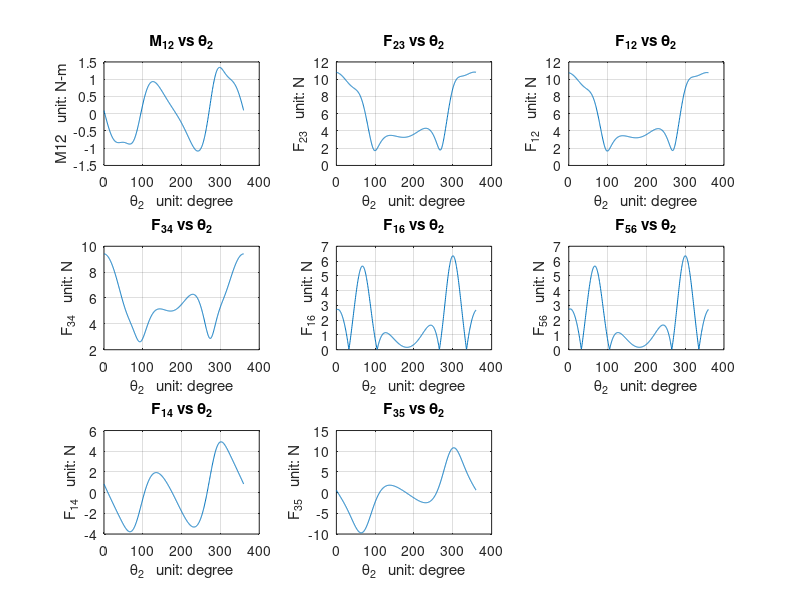
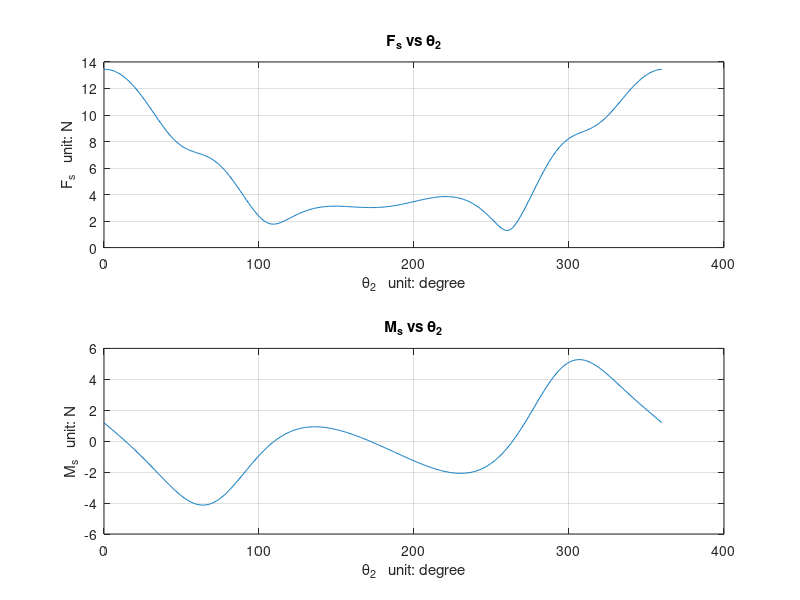

The MATLAB source for these figures, in order:
%% Project Skeleton Code

clear; clc; close all;

%% Part 2 - Force and Moment Calculation

%%initial parameter: unit: m, degree, rad/sec
r1 = 0.084; 
r2 = 0.36;
r3 = 1.2;
r6 = 0.6;
m2 = 0.07634;
m6 = 0.12723;
m3 = 0.25447;
m4 = 5;
m5 = 5;
b2 = r2/2;
b6 = r6/2;
b3 = r3/2;

M12_list = [];
theta2_list = [];
Fs_list = [];  % shaking force
Fs_alpha = []; % direction of a shaking force
Ms_list =[]; % Shaking moment
%Forces list
F23_list = [];
F12_list = [];
F34_list = [];
F16_list = [];
F56_list = [];
F14_list = [];
N35_list = [];
%angles list
F12_alpha = [];
F23_alpha = [];
F34_alpha = [];
F16_alpha = [];
F56_alpha = [];

for theta2 = 0:0.01:2*pi

dtheta2 = 2;
ddtheta2 = 0; 

%% Part 1- Calculations for kinematic variables, caculated based on loop closure eqn

%equations for kinematic values
theta3 = pi - asin((r2.*sin(theta2)-r1)./r3);
r4 = r2.*cos(theta2) - r3.*cos(theta3);
theta5 = theta3; % eqn 15
theta6 = pi - asin((r1.*cos(theta5)-r4.*sin(theta5))./r6) + theta5; %eqn 18
r5 = (r6.*cos(theta6)-r4)./cos(theta5);

%% Take time derivative of loop eqn (d/dt) 
% and solve them for dtheta3, dtheta5 & dr6
% and the same for the second derivatives. 
% add r5dot, theta6dot, r5 double dot, theta6 double dot

% First derivates of r4 and theta 3
dtheta3 = (r2.*dtheta2.*cos(theta2))./(r3.*cos(theta3));
dr4 = (r2.*dtheta2.*sin(theta3 - theta2))./cos(theta3);

% Second derivates of r4 and theta 3
ddtheta3 = ((r3.*(dtheta3.^2).*sin(theta3))-(r2.*(dtheta2.^2).*sin(theta2)))./(r3.*cos(theta3));
ddr4 = (r3.*ddtheta3.*sin(theta3)) + (r3.*(dtheta3.^2).*cos(theta3)) - (r2.*(dtheta2.^2).*cos(theta2));

% First derivatives of r5 and theta 6
dtheta5 = dtheta3;
dtheta6 = ((r5.*dtheta5)-dr4.*sin(theta5))./(r6.*cos(theta5-theta6));
dr5 = ((r6.*dtheta6.*cos(theta6))-(r5.*dtheta5.*cos(theta5)))./(sin(theta5));

% Second derivatives of r5 and theta 6
ddtheta5 = ddtheta3;
ddtheta6 = ((-ddr4.*sin(theta5))+(2.*dr5.*dtheta5)+(r5.*ddtheta5)-(r6.*(dtheta6.^2).*sin(theta5-theta6)))./(r6.*cos(theta5-theta6));
ddr5 = (((-2.*dr5.*dtheta5-r5.*ddtheta5).*cos(theta5))+(r5.*(dtheta5.^2).*sin(theta5))+(r6.*ddtheta6.*cos(theta6))-(r6.*(dtheta6.^2).*sin(theta6)))./(sin(theta5));

a_coriolis = abs((2.*(r6.*dtheta6.*cos(theta6)-r5.*(dtheta5).*cos(theta5)).*(r2.*dtheta2.*cos(theta2)))./(r3.*cos(theta3).*sin(theta5)));

%given parameters

beta3 = 2*pi-theta3;
dbeta3 = -1*theta3;
ddbeta3 = -1*ddtheta3;

%inertias
inertiaG3 = (1/12)*m3.*r3.^2;
inertiaA2 = (1/3)*m2.*r2.^2;
inertiaA6 = (1/3)*m6.*r6.^2;

%shortcuts
rGC = r5 - b3;
rGB = r3./2;
rDG = r3./2;
%trig substitutions for the A matrix
A33 = -r2.*sin(theta2);
A43 = r2.*cos(theta2);
A134 = -sin(beta3);
A135 = -cos(beta3);
A36 = rGB.*sin(beta3);
A46 = rGB.*cos(beta3);
A1311 = sin(beta3);
A1312 = cos(beta3);
A136 = rGC.*((sin(beta3)).^2)+(cos(beta3)).^2*rGC;
A66 = -rDG.*cos(beta3);
A56 = -rDG.*sin(beta3);
A99 = -r6.*sin(theta6);
A109 = r6.*(cos(theta6));

%accelerations for forces
ag2x = b2.*-(dtheta2.^2).*cos(theta2);
ag2y = b2.*-(dtheta2.^2).*sin(theta2);

ag3x = (b3.*-(dbeta3.^2).*cos(2*pi - beta3)) + ag2x;
ag3y = (b3.*(ddbeta3).*sin(2*pi - beta3)) + ag2y; 

ag6x = b6.*(-ddtheta6.*sin(theta6)-(dtheta6.^2).*cos(theta6));
ag6y = b6.*(ddtheta6.*cos(theta6)-(dtheta6.^2).*sin(theta6));

ag4x = ddr4;
ag4y = 0;

ag5x = ag6x.*2;
ag5y = ag6y.*2;

% and so on    

    B = [m2.*ag2x;
        m2.*ag2y;
        0;
        m3.*ag3x;
        m3.*ag3y;
        inertiaG3.*ddtheta3; % wtf
        m6.*ag6x;
        m6.*ag6y;
        inertiaA6.*ddtheta6;
        -m4.*ag4x;
        -m5.*ag5x;
        -m5.*ag5y;
        0;
    ];
    
    A = [
    -1, 0, 1, 0, 0, 0, 0, 0, 0, 0, 0, 0, 0;
    0, -1, 0, 1, 0, 0, 0, 0, 0, 0, 0, 0, 0;
    0, 0, A33, A43, 0, 0, 0, 0, 0, 0, 0, 1, 0;
    0, 0, -1, 0, -1, 0, 0, 0, 0, 0, 0, 0, A134;
    0, 0, 0, -1, 0, -1, 0, 0, 0, 0, 0, 0, A135;
    0, 0, A36, A46, A56, A66, 0, 0, 0, 0, 0, 0, A136;
    0, 0, 0, 0, 0, 0, -1, 0, 1, 0, 0, 0, 0;
    0, 0, 0, 0, 0, 0, 0, -1, 0, 1, 0, 0, 0;
    0, 0, 0, 0, 0, 0, 0, 0, A99, A109, 0, 0, 0;
    0, 0, 0, 0, 1, 0, 0, 0, 0, 0, 0, 0, 0;
    0, 0, 0, 0, 0, 0, 0, 0, -1, 0, 0, 0, A1311;
    0, 0, 0, 0, 0, 0, 0, 0, 0, -1, 0, 0, A1312;
    0, 0, 0, 0, 0, 1, 0, 0, 0, 0, -1, 0, 0;
    ];

    x = A\B; % Ax = B, solution for x; note that in MATLAB: A\B = B/A
    
    
    % M12:
    M12 = x(12);
    M12_list = [M12_list; M12];
    
    F12x = x(1);
    F12y = x(2);
    F23x = x(3);
    F23y = x(4);
    F34x = x(5);
    F34y = x(6);
    F16x = x(7);
    F16y = x(8);
    F56x = x(9);
    F56y = x(10);
    F14y = x(11);
    N35 = x(13);
    Fsx = F12x + F16x;
    Fsy = F14y + F12y + F16y;
    Ms = -M12 + F14y.*r4;

    
    % Magnitudes of all forces: 
    % Atan is defined on [-pi/2; pi/2]. 
    % This if clause will help to adjust the value of the angle 
    % to its true value:	
    F23_list = [F23_list; sqrt(F23x.^2+F23y.^2)];
    F12_list = [F12_list; sqrt(F12x.^2+F12y.^2)];
    F34_list = [F34_list; sqrt(F34x.^2+F34y.^2)];
    F16_list = [F16_list; sqrt(F16x.^2+F16y.^2)];
    F56_list = [F56_list; sqrt(F56x.^2+F56y.^2)];
    F14_list = [F14_list; F14y];
    N35_list = [N35_list; N35];
    Fs_list = [Fs_list; sqrt(Fsx.^2+Fsy.^2)];
    Ms_list = [Ms_list; Ms];


    % Directions of all forces:   
    %F23
    fx = F23x;
    fy = F23y;
    alpha_23 = atan(fy/fx);
    if fx < 0
        alpha_23 = alpha_23 + pi;
    end 
    F23_alpha = [F23_alpha; alpha_23];

    %F12
    fx = F12x;
    fy = F12y;
    alpha_12 = atan2(fy, fx);
    if fx < 0
        alpha_12 = alpha_12 + pi;
    end 
    F12_alpha = [F12_alpha; alpha_12];

    %F34
    fx = F34x;
    fy = F34y;
    alpha_34 = atan(fx\fy);
    if fx < 0
        alpha_34 = alpha_34 + pi;
    end 
    F34_alpha = [F34_alpha; alpha_34];

    %F16
    fx = F16x;
    fy = F16y;
    alpha_16 = atan(fx\fy);
    if fx < 0
        alpha_16 = alpha_16 + pi;
    end 
    F16_alpha = [F16_alpha; alpha_16];

    %F56
    fx = F56x;
    fy = F56y;
    alpha_56 = atan(fx\fy);
    if fx < 0
        alpha_56 = alpha_56 + pi;
    end 
    F56_alpha = [F56_alpha; alpha_56];

    %Fs
    fx = Fsx;
    fy = Fsy;
    alpha_s = atan(fx\fy);
    if fx < 0
        alpha_s = alpha_s + pi;
    end 
    Fs_alpha = [Fs_alpha; alpha_s];

  
    % Collecting the values of theta2:
    theta2_list = [theta2_list; theta2];
     
    
    
end


% Regular and Polar plots:
% Might have to transpose the Force vectors for polar plot. Do so if needed
% Polar plot only works with radians so will have to do it accordingly
%M12_list = M12_list(:);

%Regular Plots
%M12 Regular
subplot(3,3,1);
plot(theta2_list.*(180/pi), M12_list)
grid on;
title('M_{12} vs \theta_2')
xlabel('\theta_2   unit: degree')
ylabel('M12   unit: N-m')
hold on;

%F23 Regular
subplot(3,3,2);
plot(theta2_list.*(180/pi),F23_list)
grid on;
title('F_{23} vs \theta_2')
xlabel('\theta_2   unit: degree')
ylabel('F_{23}   unit: N')
hold on;

%F12 Regular
subplot(3,3,3);
plot(theta2_list.*(180/pi), F12_list)
grid on;
title('F_{12} vs \theta_2')
xlabel('\theta_2   unit: degree')
ylabel('F_{12}   unit: N')
hold on;

%F34 Regular
subplot(3,3,4);
plot(theta2_list.*(180/pi), F34_list)
grid on;
title('F_{34} vs \theta_2')
xlabel('\theta_2   unit: degree')
ylabel('F_{34}   unit: N')
hold on;

%F16 Regular
subplot(3,3,5);
plot(theta2_list.*(180/pi), F16_list)
grid on;
title('F_{16} vs \theta_2')
xlabel('\theta_2   unit: degree')
ylabel('F_{16}   unit: N')
hold on;

%F56 Regular
subplot(3,3,6);
plot(theta2_list.*(180/pi), F56_list)
grid on;
title('F_{56} vs \theta_2')
xlabel('\theta_2   unit: degree')
ylabel('F_{56}   unit: N')
hold on;

%F14 Regular
subplot(3,3,7);
plot(theta2_list.*(180/pi), F14_list)
grid on;
title('F_{14} vs \theta_2')
xlabel('\theta_2   unit: degree')
ylabel('F_{14}   unit: N')
hold on;

%F35 Regular
subplot(3,3,8);
plot(theta2_list.*(180/pi), N35_list)
grid on;
title('F_{35} vs \theta_2')
xlabel('\theta_2   unit: degree')
ylabel('F_{35}   unit: N')
hold on

%shaking moment and forces
figure(2);
subplot(2,1,1)
plot(theta2_list.*(180/pi), Fs_list)
grid on
title('F_{s} vs \theta_2')
xlabel('\theta_2   unit: degree')
ylabel('F_{s}   unit: N')
hold on

subplot(2,1,2)
plot(theta2_list.*(180/pi), Ms_list)
grid on
title('M_{s} vs \theta_2')
xlabel('\theta_2   unit: degree')
ylabel('M_{s}   unit: N')
hold on
